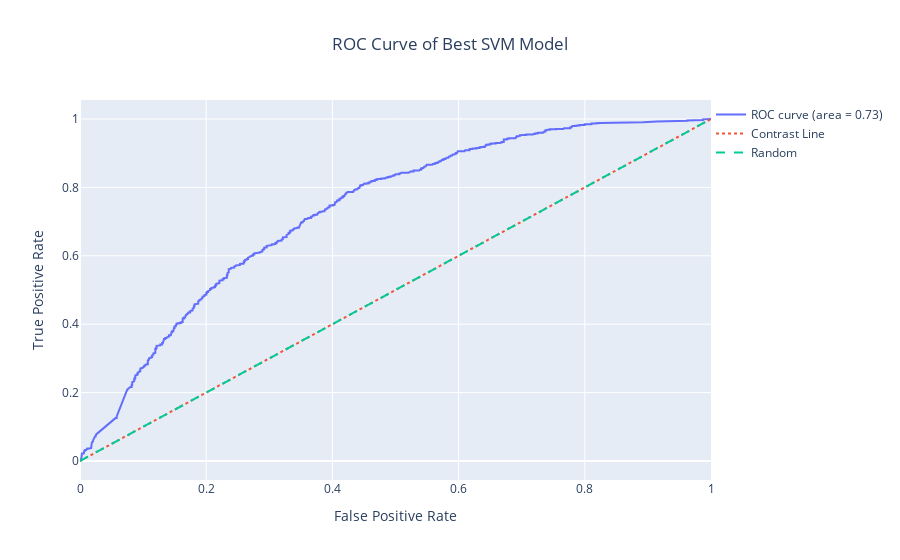

The notebook cell this image was saved under:
### Code cell
import plotly.graph_objects as go
from sklearn.metrics import roc_curve, auc

#test_data and best_svm_model are defined

# Convert string labels to numerical format
test_data['controversiality'] = test_data['controversiality'].astype(int)

# Function to plot ROC curve using Plotly
def plot_roc_curve_plotly(y_true, y_scores, subplot_title):
    fpr, tpr, _ = roc_curve(y_true, y_scores)
    roc_auc = auc(fpr, tpr)

    # Compute the contrast line (diagonal line)
    contrast_line_x = [0, 1]
    contrast_line_y = [0, 1]

    fig = go.Figure()
    fig.add_trace(go.Scatter(x=fpr, y=tpr, mode='lines', name=f'ROC curve (area = {roc_auc:.2f})'))
    fig.add_trace(go.Scatter(x=contrast_line_x, y=contrast_line_y, mode='lines', name='Contrast Line', line={'dash': 'dot'}))
    fig.add_trace(go.Scatter(x=[0, 1], y=[0, 1], mode='lines', name='Random', line={'dash': 'dash'}))
    
    fig.update_layout(
        title=f'Receiver Operating Characteristic (ROC) Curve - {subplot_title}',
        xaxis=dict(title='False Positive Rate'),
        yaxis=dict(title='True Positive Rate'),
        showlegend=True,
    )

    return fig

# Get the predicted scores for the positive class
y_scores_svm = best_svm_model.decision_function(test_data['clean_body'])

# Create ROC curve using Plotly
roc_fig = plot_roc_curve_plotly(test_data['controversiality'], y_scores_svm, 'SVM')

# Update layout for the figure
roc_fig.update_layout(
    title_text='ROC Curve of Best SVM Model',
    title_x=0.5,  # Center the title
    legend=dict(x=1, y=1),  # Adjust legend position for the ROC curve subplot
    xaxis_title='False Positive Rate',
    yaxis_title='True Positive Rate',
)

# Save the ROC curve plot as an HTML file
save_path = '/root/fall-2023-reddit-project-team-33/data/plots/BestSVM_ROC.html'
roc_fig.write_html(save_path)

roc_fig.show()

### Figure 1 — Plotly figure (JSON) as saved in the notebook; plotly's stock layout.template omitted (floating-point values rounded to 4 significant figures; data arrays with more than 128 entries replaced by an {"elided": "..."} marker saying what was removed)
{"data": [{"mode": "lines", "name": "ROC curve (area = 0.73)", "type": "scatter", "x": {"elided": "766 float values"}, "y": {"elided": "766 float values"}}, {"line": {"dash": "dot"}, "mode": "lines", "name": "Contrast Line", "type": "scatter", "x": [0, 1], "y": [0, 1]}, {"line": {"dash": "dash"}, "mode": "lines", "name": "Random", "type": "scatter", "x": [0, 1], "y": [0, 1]}], "layout": {"autosize": true, "legend": {"x": 1, "y": 1}, "showlegend": true, "title": {"text": "ROC Curve of Best SVM Model", "x": 0.5}, "xaxis": {"autorange": true, "range": [0, 1], "title": {"text": "False Positive Rate"}, "type": "linear"}, "yaxis": {"autorange": true, "range": [-0.05556, 1.056], "title": {"text": "True Positive Rate"}, "type": "linear"}}}
